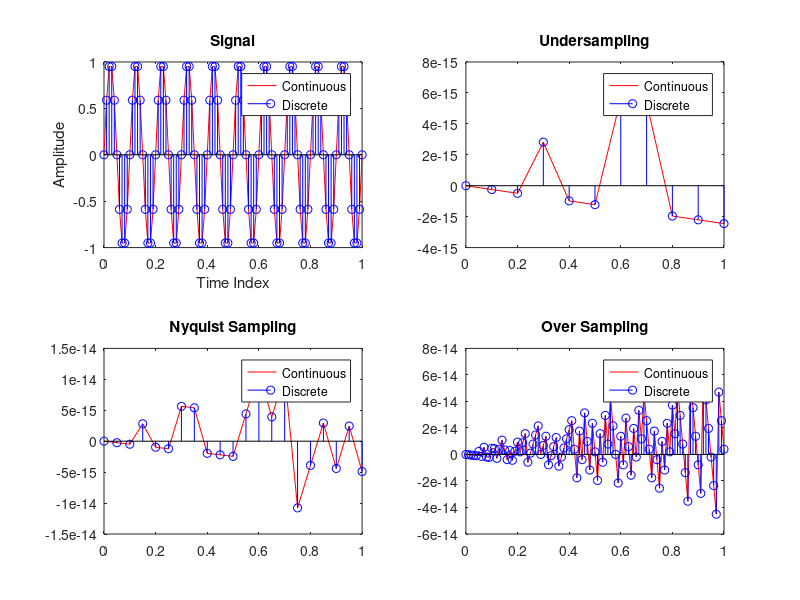

Source code (MATLAB):
clc;
clear;
close all;

t = 0:0.01:1;
fm = 10;

y = sin(2*pi*fm*t);
subplot(2,2,1);
plot(t,y,'r');
hold on;
stem(t,y,'b');
hold off
legend('Continuous', 'Discrete');
xlabel('Time Index');
ylabel('Amplitude');
title('Signal')

fs1 = fm;
t1 = 0:1/fs1:1;
y1 = sin(2*pi*fs1*t1);
subplot(2,2,2);
plot(t1,y1,'r');
hold on;
stem(t1,y1,'b');
hold off;
legend('Continuous','Discrete')
title('Undersampling');

fs2 = 2*fm;
t2 = 0:1/fs2:1;
y2 = sin(2*pi*fs2*t2);
subplot(2,2,3);
plot(t2,y2,'r');
hold on;
stem(t2,y2,'b');
hold off;
legend('Continuous','Discrete')
title('Nyquist Sampling');

fs3 = 10*fm;
t3 = 0:1/fs3:1;
y3 = sin(2*pi*fs3*t3);
subplot(2,2,4);
plot(t3,y3,'r');
hold on;
stem(t3,y3,'b');
hold off;
legend('Continuous','Discrete')
title('Over Sampling');